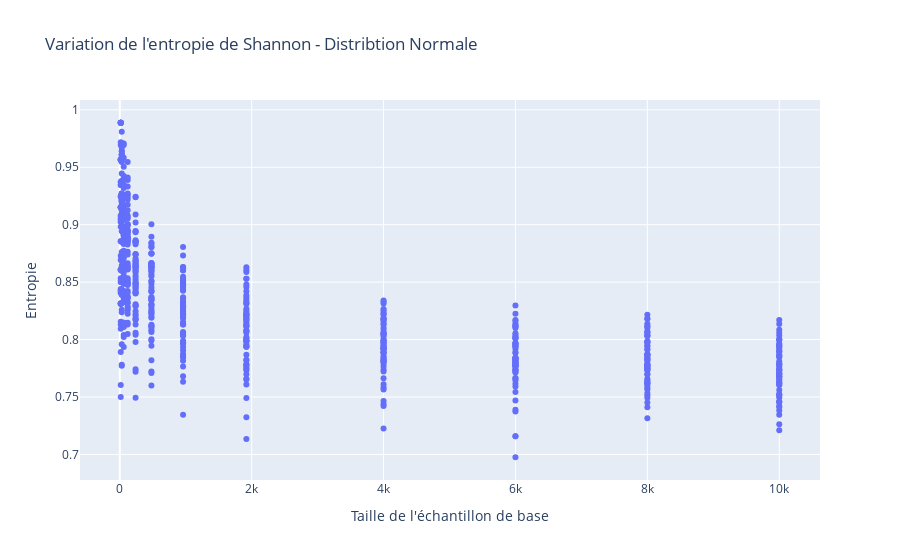
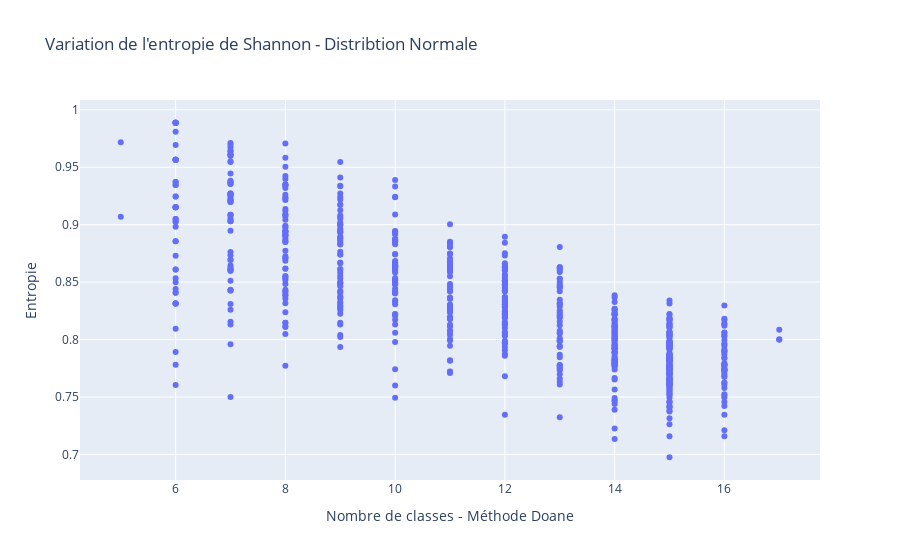
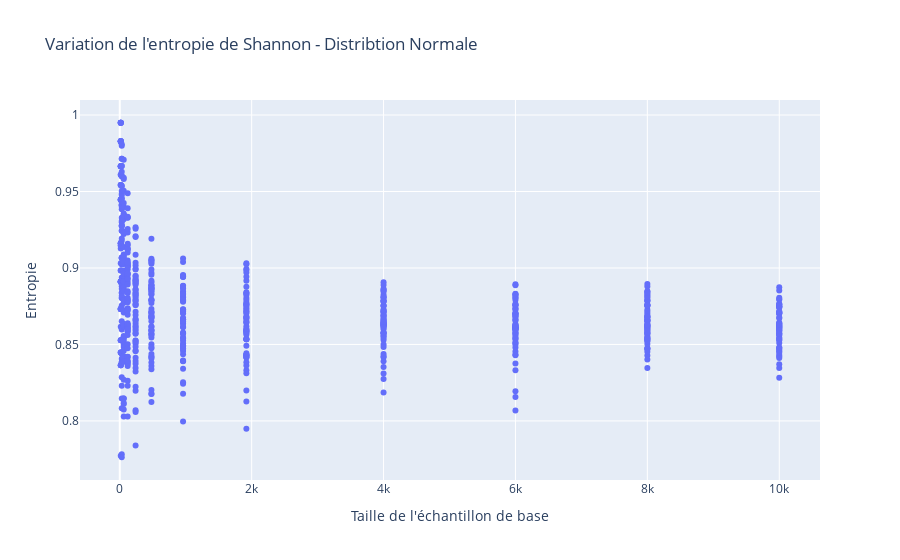
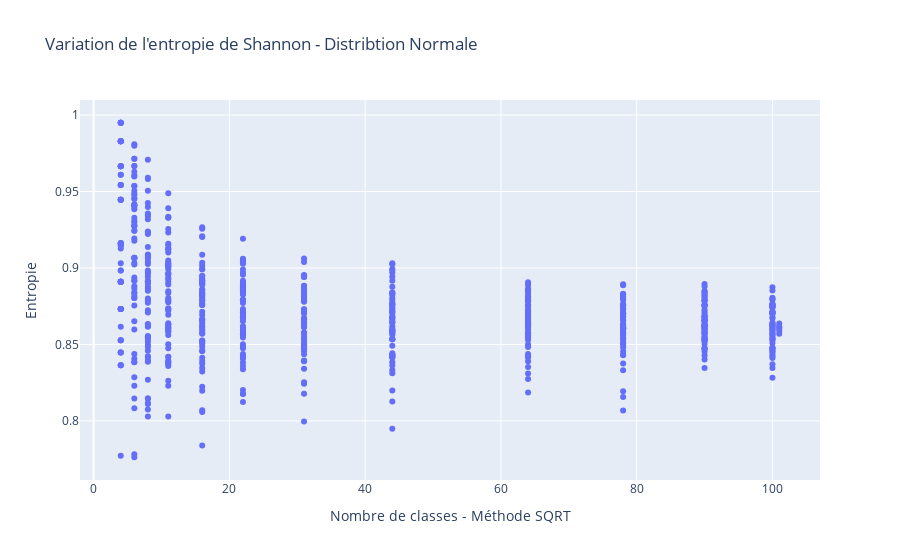

The notebook cell these images were saved under, in order:
### Markdown cell above
###### Normale

### Code cell
# NORMALE - ENTROPIE X TAILLE- METHODE DOANE
x = distxp[distxp['dist']=='norm']['taille']
y = distxp[distxp['dist']=='norm']['e_doane']
fig = go.Figure(data=[go.Scatter(x=x, y=y, mode='markers')])
fig.update_layout(title="Variation de l'entropie de Shannon - Distribtion Normale",
                  xaxis_title= "Taille de l'échantillon de base",
                  yaxis_title= "Entropie")
fig.show()
# NORMALE - ENTROPIE X NOMBRE DE CLASSES - METHODE DOANE
x = distxp[distxp['dist']=='norm']['bins_doane']
y = distxp[distxp['dist']=='norm']['e_doane']
fig = go.Figure(data=[go.Scatter(x=x, y=y, mode='markers')])
fig.update_layout(title="Variation de l'entropie de Shannon - Distribtion Normale",
                  xaxis_title= "Nombre de classes - Méthode Doane",
                  yaxis_title= "Entropie")
fig.show()

# NORMALE - ENTROPIE X TAILLE- METHODE SQRT
x = distxp[distxp['dist']=='norm']['taille']
y = distxp[distxp['dist']=='norm']['e_sqrt']
fig = go.Figure(data=[go.Scatter(x=x, y=y, mode='markers')])
fig.update_layout(title="Variation de l'entropie de Shannon - Distribtion Normale",
                  xaxis_title= "Taille de l'échantillon de base",
                  yaxis_title= "Entropie")
fig.show()

# NORMALE - ENTROPIE X NOMBRE DE CLASSES - METHODE SQRT
x = distxp[distxp['dist']=='norm']['bins_sqrt']
y = distxp[distxp['dist']=='norm']['e_sqrt']
fig = go.Figure(data=[go.Scatter(x=x, y=y, mode='markers')])
fig.update_layout(title="Variation de l'entropie de Shannon - Distribtion Normale",
                  xaxis_title= "Nombre de classes - Méthode SQRT",
                  yaxis_title= "Entropie")
fig.show()

# NORMALE - ENTROPIE X TAILLE- METHODE AUTO
x = distxp[distxp['dist']=='norm']['taille']
y = distxp[distxp['dist']=='norm']['e_auto']
fig = go.Figure(data=[go.Scatter(x=x, y=y, mode='markers')])
fig.update_layout(title="Variation de l'entropie de Shannon - Distribtion Normale",
                  xaxis_title= "Taille de l'échantillon de base",
                  yaxis_title= "Entropie")
fig.show()

# NORMALE - ENTROPIE X NOMBRE DE CLASSES - METHODE AUTO
x = distxp[distxp['dist']=='norm']['bins_auto']
y = distxp[distxp['dist']=='norm']['e_auto']
fig = go.Figure(data=[go.Scatter(x=x, y=y, mode='markers')])
fig.update_layout(title="Variation de l'entropie de Shannon - Distribtion Normale",
                  xaxis_title= "Nombre de classes - Méthode AUTO",
                  yaxis_title= "Entropie")
fig.show()

### Figure 1 — Plotly figure (JSON) as saved in the notebook; plotly's stock layout.template omitted (floating-point values rounded to 4 significant figures; data arrays with more than 128 entries replaced by an {"elided": "..."} marker saying what was removed)
{"data": [{"mode": "markers", "type": "scatter", "x": {"elided": "720 int values"}, "y": {"elided": "720 float values"}}], "layout": {"title": {"text": "Variation de l'entropie de Shannon - Distribtion Normale"}, "xaxis": {"title": {"text": "Taille de l'échantillon de base"}}, "yaxis": {"title": {"text": "Entropie"}}}}

### Figure 2 — Plotly figure (JSON) as saved in the notebook; plotly's stock layout.template omitted (floating-point values rounded to 4 significant figures; data arrays with more than 128 entries replaced by an {"elided": "..."} marker saying what was removed)
{"data": [{"mode": "markers", "type": "scatter", "x": {"elided": "720 int values"}, "y": {"elided": "720 float values"}}], "layout": {"title": {"text": "Variation de l'entropie de Shannon - Distribtion Normale"}, "xaxis": {"title": {"text": "Nombre de classes - Méthode Doane"}}, "yaxis": {"title": {"text": "Entropie"}}}}

### Figure 3 — Plotly figure (JSON) as saved in the notebook; plotly's stock layout.template omitted (floating-point values rounded to 4 significant figures; data arrays with more than 128 entries replaced by an {"elided": "..."} marker saying what was removed)
{"data": [{"mode": "markers", "type": "scatter", "x": {"elided": "720 int values"}, "y": {"elided": "720 float values"}}], "layout": {"title": {"text": "Variation de l'entropie de Shannon - Distribtion Normale"}, "xaxis": {"title": {"text": "Taille de l'échantillon de base"}}, "yaxis": {"title": {"text": "Entropie"}}}}

### Figure 4 — Plotly figure (JSON) as saved in the notebook; plotly's stock layout.template omitted (floating-point values rounded to 4 significant figures; data arrays with more than 128 entries replaced by an {"elided": "..."} marker saying what was removed)
{"data": [{"mode": "markers", "type": "scatter", "x": {"elided": "720 int values"}, "y": {"elided": "720 float values"}}], "layout": {"title": {"text": "Variation de l'entropie de Shannon - Distribtion Normale"}, "xaxis": {"title": {"text": "Nombre de classes - Méthode SQRT"}}, "yaxis": {"title": {"text": "Entropie"}}}}
